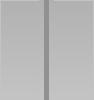
<?xml version="1.0" encoding="UTF-8"?>
<ui version="4.0">
 <class>Qpid::PopupVolume</class>
 <widget class="QWidget" name="Qpid::PopupVolume">
  <property name="geometry">
   <rect>
    <x>0</x>
    <y>0</y>
    <width>94</width>
    <height>100</height>
   </rect>
  </property>
  <property name="windowTitle">
   <string>Voice Easy</string>
  </property>
  <property name="styleSheet">
   <string notr="true">#widget {
	border: 1px solid #c3c3c3;
	background: qlineargradient(x1:0, y1:0, x2:0, y2:1, stop:0 #b1b1b1, stop:1 #c4c4c4);
}

QSlider::groove:vertical {
	border: 1px solid #999999;
	height: 100px;
	background: qlineargradient(x1:0, y1:0, x2:0, y2:1, stop:0 #b1b1b1, stop:1 #c4c4c4);
	width: 17px;
}

QSlider::add-page:vertical {
	background: #919191;
	margin-left: 7px;
	margin-right: 7px;
}

QSlider::sub-page:vertical {
	background: #919191;
	margin-left: 7px;
	margin-right: 7px;
}

QSlider::handle:vertical {
    image: url(:/images/ui/slider_handle.png);
	margin-bottom: -6px;
	margin-top: -6px;
}

QSlider::handle:vertical:pressed {
    image: url(:/images/ui/slider_handle_pressed.png);
}</string>
  </property>
  <layout class="QVBoxLayout" name="verticalLayout">
   <property name="spacing">
    <number>0</number>
   </property>
   <property name="margin">
    <number>0</number>
   </property>
   <item>
    <widget class="QWidget" name="widget" native="true">
     <layout class="QHBoxLayout" name="horizontalLayout">
      <property name="spacing">
       <number>0</number>
      </property>
      <property name="margin">
       <number>0</number>
      </property>
      <item>
       <widget class="QSlider" name="verticalSlider">
        <property name="minimumSize">
         <size>
          <width>0</width>
          <height>100</height>
         </size>
        </property>
        <property name="focusPolicy">
         <enum>Qt::NoFocus</enum>
        </property>
        <property name="maximum">
         <number>99</number>
        </property>
        <property name="sliderPosition">
         <number>0</number>
        </property>
        <property name="orientation">
         <enum>Qt::Vertical</enum>
        </property>
        <property name="invertedAppearance">
         <bool>false</bool>
        </property>
        <property name="invertedControls">
         <bool>false</bool>
        </property>
        <property name="tickPosition">
         <enum>QSlider::NoTicks</enum>
        </property>
       </widget>
      </item>
     </layout>
    </widget>
   </item>
  </layout>
 </widget>
 <resources>
  <include location="phone.qrc"/>
 </resources>
 <connections/>
</ui>
